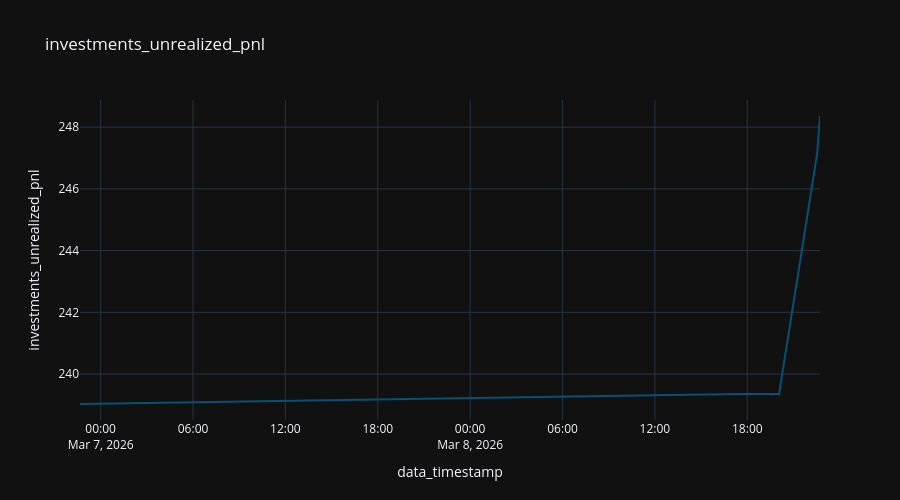

Notebook source saved alongside this figure:
### Code cell
fig = px.line (
  df_account,
  "data_timestamp",
  "investments_unrealized_pnl",
  title="investments_unrealized_pnl"
#   color_discrete_sequence="Tealgrn_r",
)

fig.update_layout (
  height=500,
)

### Figure 1 — Plotly figure (JSON) as saved in the notebook; plotly's stock layout.template omitted (floating-point values rounded to 4 significant figures)
{"data": [{"hovertemplate": "data_timestamp=%{x}<br>investments_unrealized_pnl=%{y}<extra></extra>", "legendgroup": "", "line": {"color": "rgb(4, 82, 117)", "dash": "solid"}, "marker": {"symbol": "circle"}, "mode": "lines", "name": "", "orientation": "v", "showlegend": false, "type": "scatter", "x": ["2026-03-08T22:43:24.610459", "2026-03-08T22:32:23.135490", "2026-03-08T20:03:50.163422", "2026-03-08T19:52:12.961157", "2026-03-08T19:40:38.052550", "2026-03-08T19:28:45.602075", "2026-03-08T19:17:05.096410", "2026-03-08T19:11:40.094790", "2026-03-08T18:53:51.794209", "2026-03-08T18:42:17.084008", "2026-03-08T18:30:38.367714", "2026-03-08T18:18:45.808130", "2026-03-08T18:07:13.062653", "2026-03-08T17:55:25.609977", "2026-03-08T17:43:48.015631", "2026-03-08T17:32:05.819384", "2026-03-08T17:20:51.909591", "2026-03-06T22:39:30.652466"], "xaxis": "x", "y": [248.4, 247.2, 239.3, 239.3, 239.3, 239.3, 239.3, 239.3, 239.3, 239.3, 239.3, 239.3, 239.3, 239.3, 239.3, 239.3, 239.3, 239.0], "yaxis": "y"}], "layout": {"height": 500, "legend": {"tracegroupgap": 0}, "title": {"text": "investments_unrealized_pnl"}, "xaxis": {"anchor": "y", "domain": [0, 1], "title": {"text": "data_timestamp"}}, "yaxis": {"anchor": "x", "domain": [0, 1], "title": {"text": "investments_unrealized_pnl"}}}}
